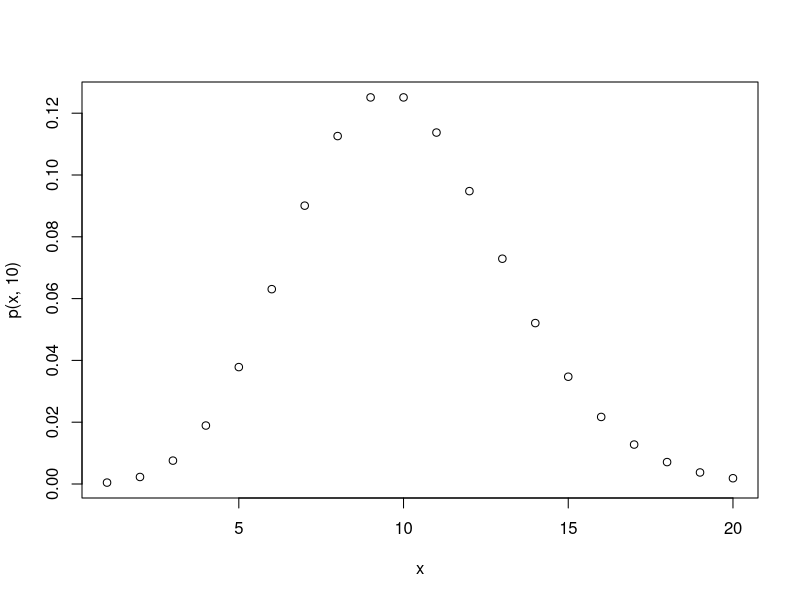
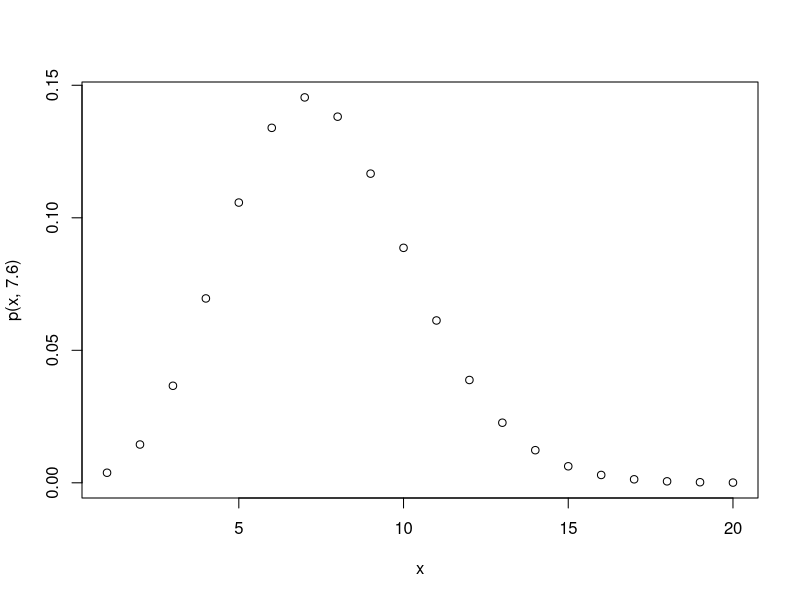
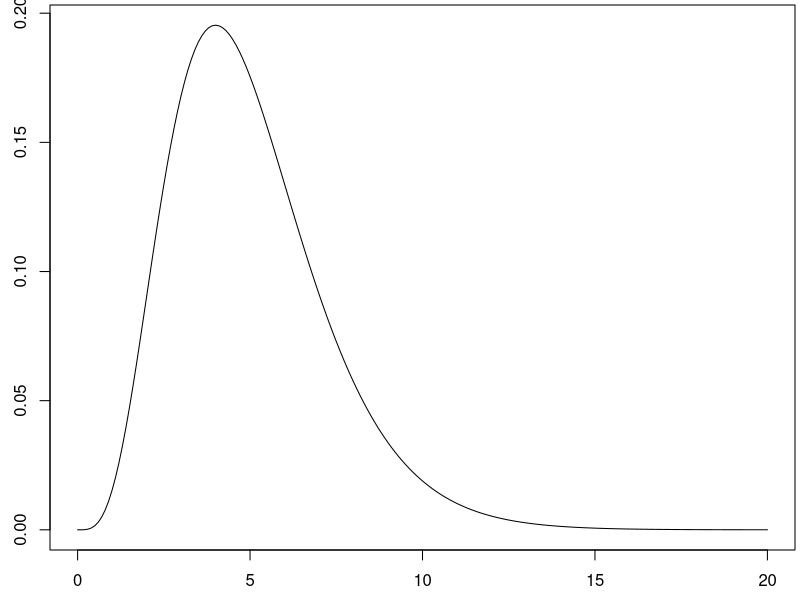
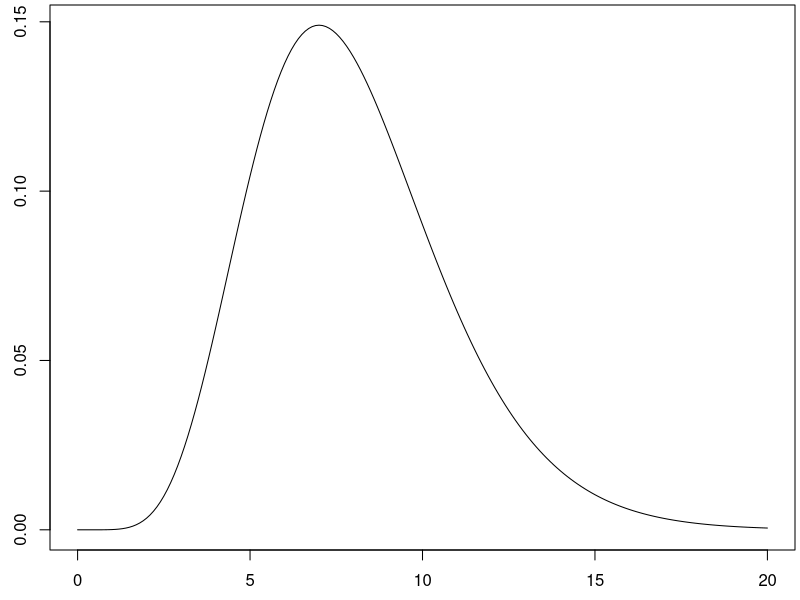
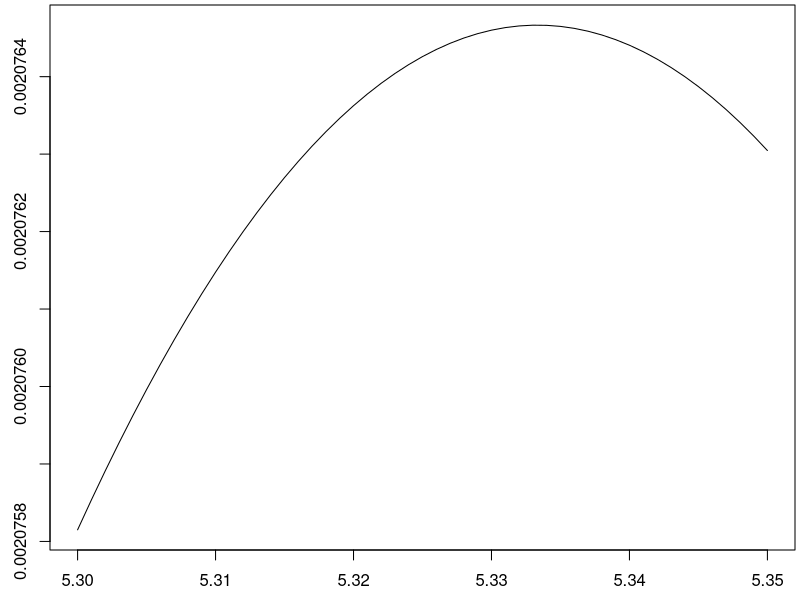
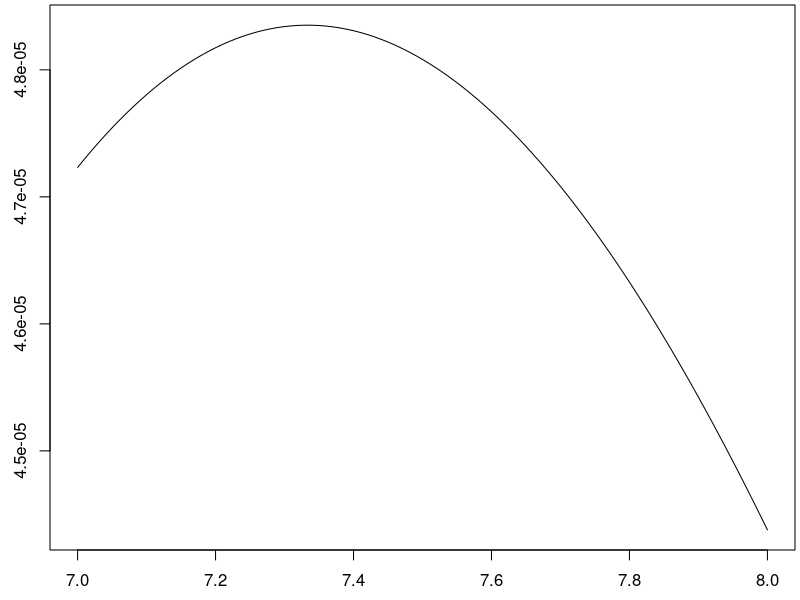

Here is the R script that generated these plots, in order:
p <- function(x,lambda=2){
  # x must be a whole number
  (lambda^x/factorial(x))*exp(-lambda)
}

p(4)
p(4,2)

p(5)
p(5,2)


p(2)
p(2,2)



p(4,5) #The probability of 4 hurricanes in the season, assuming lambda = 5
p(5,5) #The probability of 5 hurricanes in the season, assuming lambda = 5
p(2,5) #The probability of 2 hurricanes in the season, assuming lambda = 5

p(4,1) #The probability of 4 hurricanes in the season, assuming lambda = 1
p(5,1) #The probability of 5 hurricanes in the season, assuming lambda = 1
p(2,1) #The probability of 2 hurricanes in the season, assuming lambda = 1

p(1,10)
p(2,10)
p(3,10)
p(4,10)
p(5,10)
p(6,10)
p(7,10)
p(8,10)
p(9,10)
p(10,10)
p(11,10)
p(12,10)
p(13,10)

x <- seq(1,20,1)
plot(x,p(x,10))

x <- seq(1,20,1)
plot(x,p(x,7.6))
#It appears that the mode of the Poisson distrubution occurs at or near $\lambda$.

p.3v1 <- function(x,lambda=2){
  # each element of x must be a whole number
  prod((lambda^x/factorial(x))*exp(-lambda))
}

p.3v2 <- function(x1,x2,x3,lambda=2){
  # x1, x2, and x3 must be whole numbers
  (lambda^(x1+x2+x3)/(factorial(x1)*factorial(x2)*factorial(x3)))*exp(-3*lambda)
}

p.3v1(c(4,4,8))
p.3v1(c(2,5,3),lambda=2)
p.3v1(c(2,2,2),lambda=2)
p.3v1(c(2,5,3),lambda=3)

p.3v1(c(4,4,8),2)
p.3v1(c(4,4,8),5)
p.3v1(c(4,4,8),1)
p.3v1(c(4,4,8),10)



L <- function(lambda,x=4){
  # x must be a whole number
  (lambda^x/factorial(x))*exp(-lambda)
}

lambda <- seq(0,20,0.1)

par(mar=c(2.5,2.5,0.25,0.25))
plot(lambda,L(lambda,4),type='l')

par(mar=c(2.5,2.5,0.25,0.25))
plot(lambda,L(lambda,7),type='l')


L2 <- function(lambda,x1=4,x2=4,x3=8){
  (lambda^(x1+x2+x3)/(factorial(x1)*factorial(x2)*factorial(x3)))*exp(-3*lambda)
}

L2(lambda = 3, x1=4,x2=4,x3=8)
L2(lambda = 5, x1=4,x2=4,x3=8)
L2(lambda = 6, x1=4,x2=4,x3=8)
L2(lambda = 7, x1=4,x2=4,x3=8)
L2(lambda = 8, x1=4,x2=4,x3=8)


lambda <- seq(5.3,5.35,0.001)

par(mar=c(2.5,2.5,0.25,0.25))
plot(lambda,L2(lambda,x1=4,x2=4,x3=8),type='l')



lambda <- seq(7,8,0.01)

par(mar=c(2.5,2.5,0.25,0.25))
plot(lambda,L2(lambda,x1=2,x2=7,x3=13),type='l')

